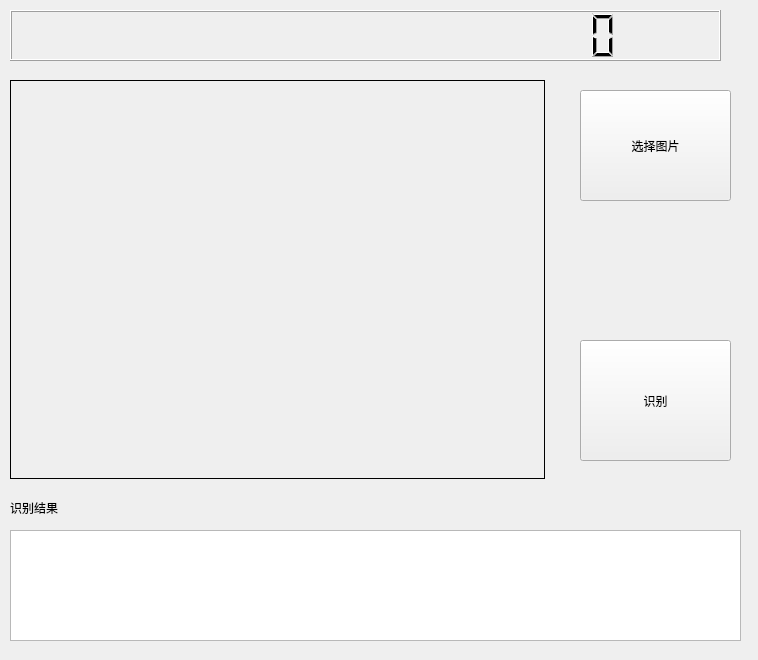
<?xml version="1.0" encoding="UTF-8"?>
<ui version="4.0">
 <class>Widget</class>
 <widget class="QWidget" name="Widget">
  <property name="geometry">
   <rect>
    <x>0</x>
    <y>0</y>
    <width>758</width>
    <height>660</height>
   </rect>
  </property>
  <property name="windowTitle">
   <string>Widget</string>
  </property>
  <widget class="QLabel" name="label">
   <property name="geometry">
    <rect>
     <x>10</x>
     <y>80</y>
     <width>535</width>
     <height>399</height>
    </rect>
   </property>
   <property name="frameShape">
    <enum>QFrame::Box</enum>
   </property>
   <property name="text">
    <string/>
   </property>
  </widget>
  <widget class="QPushButton" name="beginBtn">
   <property name="geometry">
    <rect>
     <x>580</x>
     <y>340</y>
     <width>151</width>
     <height>121</height>
    </rect>
   </property>
   <property name="text">
    <string>识别</string>
   </property>
  </widget>
  <widget class="QLabel" name="label_2">
   <property name="geometry">
    <rect>
     <x>10</x>
     <y>500</y>
     <width>72</width>
     <height>15</height>
    </rect>
   </property>
   <property name="text">
    <string>识别结果</string>
   </property>
  </widget>
  <widget class="QTextEdit" name="textEdit">
   <property name="geometry">
    <rect>
     <x>10</x>
     <y>530</y>
     <width>731</width>
     <height>111</height>
    </rect>
   </property>
  </widget>
  <widget class="QLCDNumber" name="lcd">
   <property name="geometry">
    <rect>
     <x>10</x>
     <y>10</y>
     <width>711</width>
     <height>51</height>
    </rect>
   </property>
   <property name="digitCount">
    <number>20</number>
   </property>
  </widget>
  <widget class="QPushButton" name="openPir">
   <property name="geometry">
    <rect>
     <x>580</x>
     <y>90</y>
     <width>151</width>
     <height>111</height>
    </rect>
   </property>
   <property name="text">
    <string>选择图片</string>
   </property>
  </widget>
 </widget>
 <resources/>
 <connections/>
</ui>
